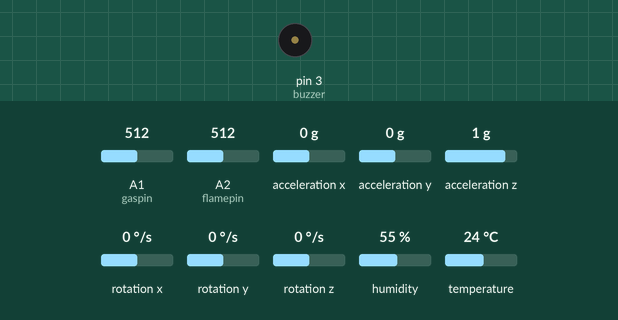
A sketch run on a simulated Arduino Uno, built with avr-gcc and run on an emulated ATmega328P. Shown: buzzer (waves = sounding, pin HIGH). Wiring (inferred from the names in the program): DHT11 sensor: data A0; MPU-6050 motion sensor at I2C address 0x68. Inputs (shaded band) come from the test bench; at power-on: A2 (flamepin) = 512, A1 (gaspin) = 512, acceleration x 0 g, acceleration y 0 g, acceleration z 1 g, rotation x 0 °/s, rotation y 0 °/s, rotation z 0 °/s, humidity 55 %, temperature 24 °C. What the sketch prints to the serial monitor is not drawn.

Above: at 1.7 s.
1.8 s: A2 (flamepin) set to 488
At 3.0 s:
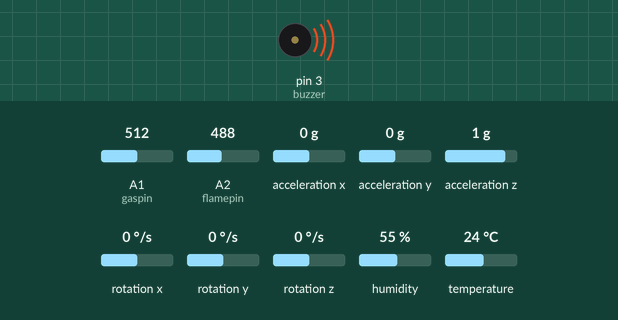
23.4 s: A1 (gaspin) set to 104
30.0 s: A1 (gaspin) set to 93
Timing chart, 0 to 33.0 s (numbered marks = the images above; inputs shaded):
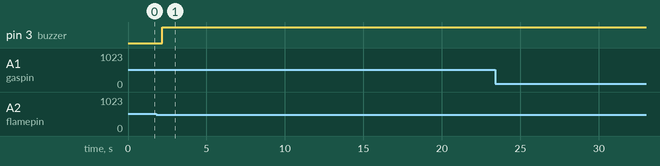

Measured:
- the behaviour switches between 500 and 499 on A2 (flamepin) (found by bisection; images 0 and 1)
- after the input at 1.8 s, pin 3 (buzzer): LOW → HIGH after 0.37 s
- after the input at 23.4 s, every drawn part: stays the same
- after the input at 30.0 s, every drawn part: stays the same

The sketch:

Nano_gyro.ino
```cpp
#include <dht.h> //Library for DHT Sensor.
#include <Wire.h>

//Sensor variables
float temperature, humidity;
float gasvalue;
boolean gasfound = false;
float flamevalue;
boolean flamefound = false;
int CurrentTime = 0;
int PrevTime = 0;
int16_t AcX, AcY, AcZ, Tmp, GyX, GyY, GyZ;

// Dipankar don't touch
String CAR_ON = "A";
String LIGHT_ON = "B";
String CAR_OFF = "C";
String LIGHT_OFF = "D";
String READ_DATA = "E";

String FORWARD = "F";
String BACKWARD = "G";
String LEFT = "H";
String RIGHT = "I";
String AUTO = "J";
String MANUAL = "K";
String MANUAL_ON = "L";
// end

const int buzzer = 3;

#define dhtapin A0  // analog input for DHT Sensor
#define gaspin A1  //analog input for smoke sensor
#define flamepin A2 //analog input for flame sensor
#define Slave_addr 9
#define MPU_addr 0x68
bool isManual = false;
dht DHT;//DHT class
void setup() {
  pinMode(buzzer, OUTPUT);
  Serial.begin(9600);
  Wire.begin();
  Wire.beginTransmission(MPU_addr);
  Wire.write(0x6B);  // PWR_MGMT_1 register
  Wire.write(0);     // set to zero (wakes up the MPU-6050)
  Wire.endTransmission(true);
  delay(500);
}

void switches() {
  if (Serial.available() <= 0) return;
  String str = "";

  while (Serial.available()) {
    String str = String(Serial.readString());
    str =  str.substring(0, str.length() - 1);

    Serial.print(str);
    Serial.println("end");

    if (str.equals(CAR_ON)) {
      SendToUno("CON");
      Serial.println("Car on");

    }
    else if (str.equals(AUTO)) {
      isManual = false;

    }
    else if (str.equals(CAR_OFF)) {
      SendToUno("COFF");
    }

    else if (str.equals(FORWARD)) {


    }
    else if (str.equals(BACKWARD)) {

    }
    else if (str.equals(LEFT)) {

    }
    else if (str.equals(RIGHT)) {

    }

    else if (str.equals(MANUAL)) {

    }  else if (str.equals(MANUAL_ON)) {
      isManual = true;

    }
  }

}

void loop() {
  CurrentTime = millis();
  getMPUval();

  switches();

  if ((CurrentTime - PrevTime) > 2000) {
    ReadEverything();
    PrevTime = millis();
  }
}


void ReadEverything() {
  float gasthres = 725;
  float flamethres = 500;

  DHT.read11(dhtapin);
  temperature = DHT.temperature;
  humidity = DHT.humidity;

  gasvalue = analogRead(gaspin);

  if (gasvalue > gasthres) {
    gasfound = true;
  }
  else {
    gasfound = false;
  }

  flamevalue = analogRead(flamepin);

  if (flamevalue < flamethres) {
    flamefound = true;
  }
  else {
    flamefound = false;
  }

  Serial.flush();
  Serial.print("--start--");

  Serial.print(";t:");
  Serial.print(temperature);

  Serial.print(";h:");
  Serial.print(humidity);

  Serial.print(";g:");
  Serial.print(gasvalue);

  Serial.print(";f:");
  Serial.print(flamevalue);

  Serial.println(";--end--");
  Serial.flush();

  if (gasfound | flamefound)
    digitalWrite(buzzer, HIGH);
  else
    digitalWrite(buzzer, LOW);
}

void getMPUval() {
  Wire.beginTransmission(MPU_addr);
  Wire.write(0x3B);  // starting with register 0x3B (ACCEL_XOUT_H)
  Wire.endTransmission(false);
  Wire.requestFrom(MPU_addr, 14, true); // request a total of 14 registers
  AcX = Wire.read() << 8 | Wire.read(); // 0x3B (ACCEL_XOUT_H) & 0x3C (ACCEL_XOUT_L)
  AcY = Wire.read() << 8 | Wire.read(); // 0x3D (ACCEL_YOUT_H) & 0x3E (ACCEL_YOUT_L)
  AcZ = Wire.read() << 8 | Wire.read(); // 0x3F (ACCEL_ZOUT_H) & 0x40 (ACCEL_ZOUT_L)
  Tmp = Wire.read() << 8 | Wire.read(); // 0x41 (TEMP_OUT_H) & 0x42 (TEMP_OUT_L)
  GyX = Wire.read() << 8 | Wire.read(); // 0x43 (GYRO_XOUT_H) & 0x44 (GYRO_XOUT_L)
  GyY = Wire.read() << 8 | Wire.read(); // 0x45 (GYRO_YOUT_H) & 0x46 (GYRO_YOUT_L)
  GyZ = Wire.read() << 8 | Wire.read(); // 0x47 (GYRO_ZOUT_H) & 0x48 (GYRO_ZOUT_L)
  Serial.flush();
  Serial.print("--start--");

  Serial.print(";ax:");
  Serial.print(AcX);

  Serial.print(";ay:");
  Serial.print(AcY);

  Serial.print(";az:");
  Serial.print(AcZ);

  Serial.print(";gx:");
  Serial.print(GyX);

  Serial.print(";gy:");
  Serial.print(GyY);

  Serial.print(";gz:");
  Serial.print(GyZ);

  Serial.println(";--end--");
  Serial.flush();
}

void SendToUno(String str) {
  Wire.beginTransmission(Slave_addr);
  Wire.write(str.c_str());
  Wire.endTransmission();
}
```
